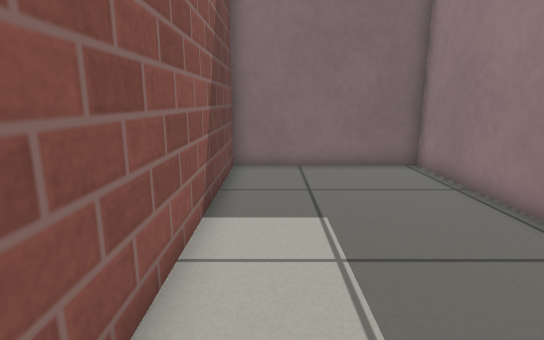
[1] (above)

18 first-person views from a walk through a world built for the Gazebo simulator. The camera is 0.59 m above the floor, tilts 12° down and sees 80° across. The floor is counted in squares, 0.25 m on a side. Each view is taken from the middle of a square. On the plan, view 1 faces up. The plan holds only what a view shows up to about 19 squares ahead; the rest is blank. Simple patterns stand in for the simulator's built-in surfaces.

[2]
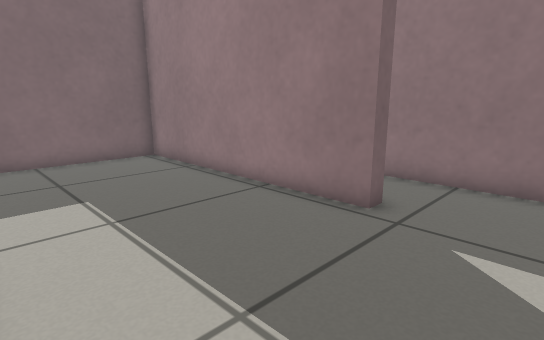

[3]
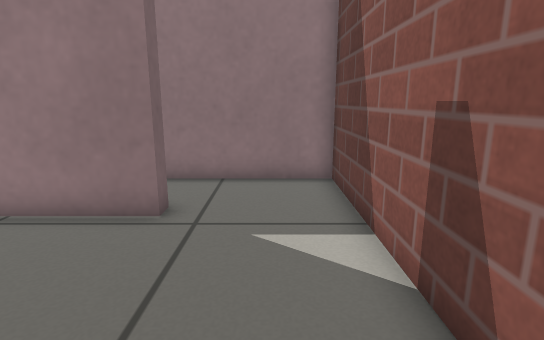

[4]
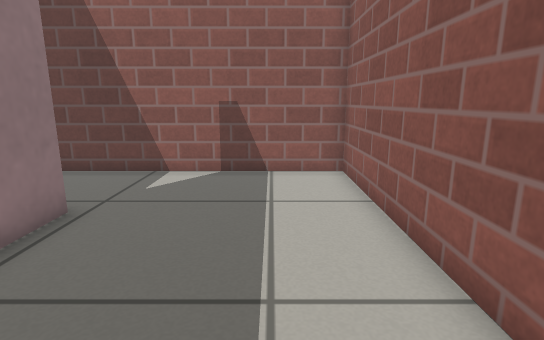

[5]
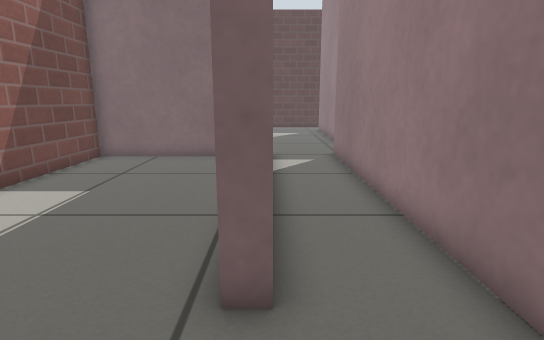

[6]
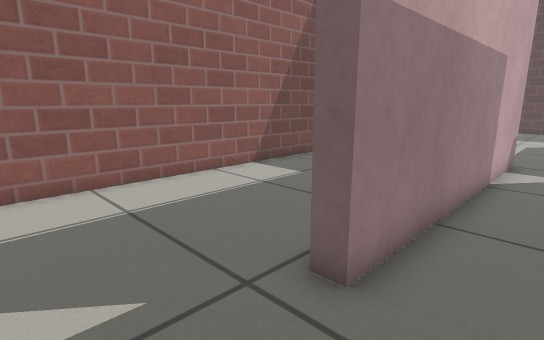

[7]
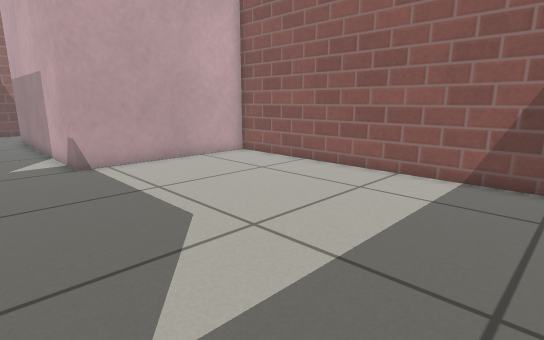

[8]
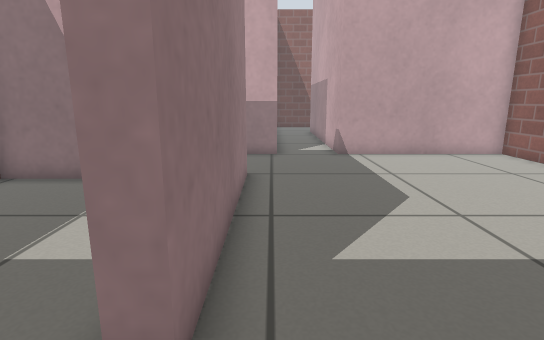

[9]
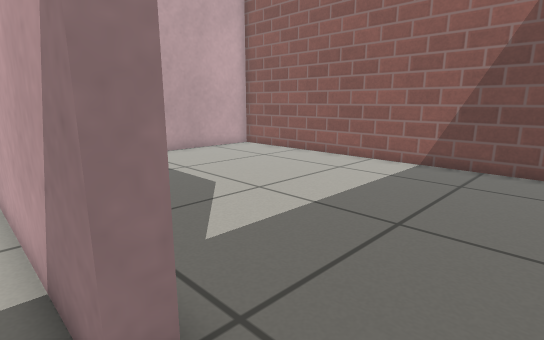

[10]
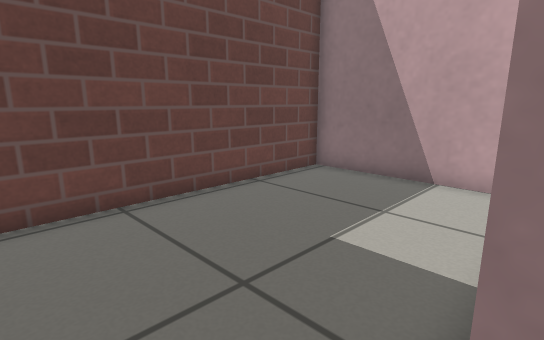

[11]
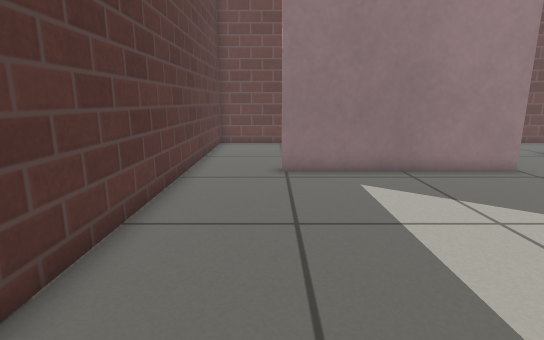

[12]
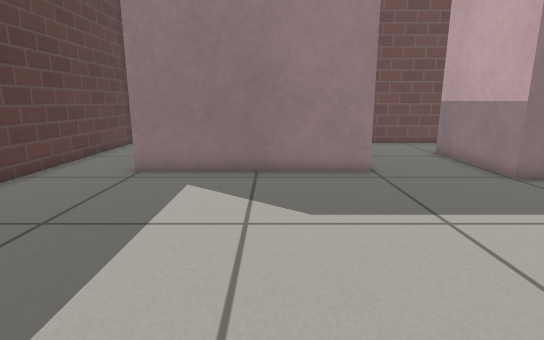

[13]
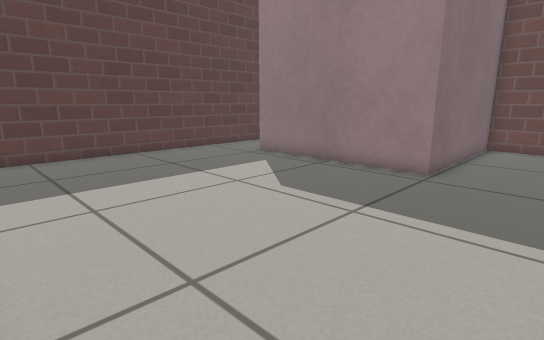

[14]
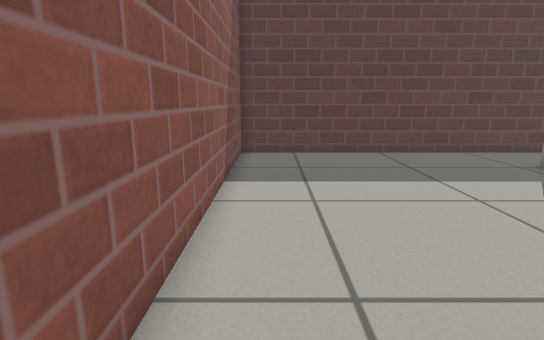

[15]
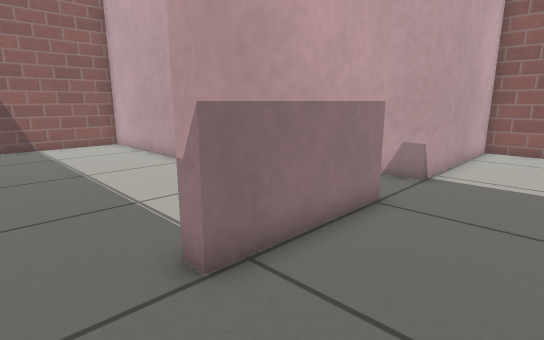

[16]
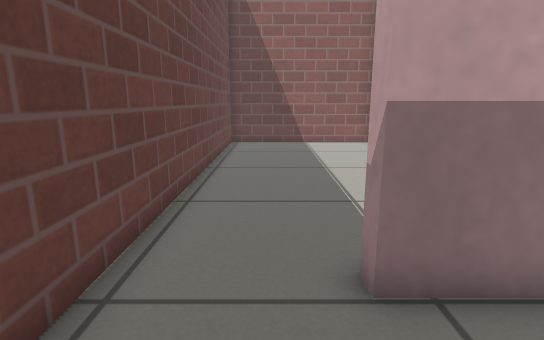

[17]
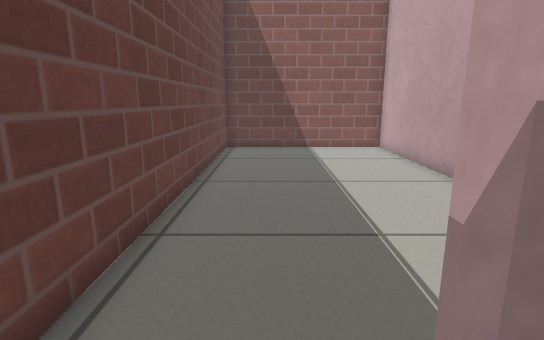

[18]
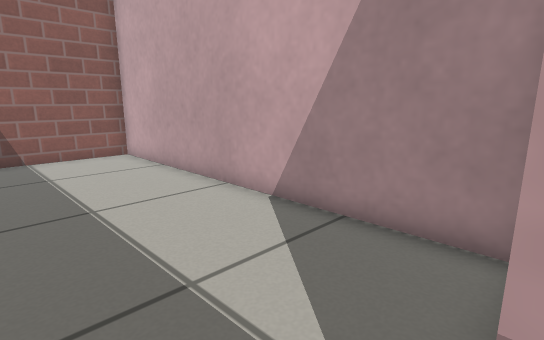

### Floor plan
Points are (right, up) in squares from view 1. A wall is a line through its corners. A room is listed if a view was taken in it or the views show most of it. See-through windows are left out.
Room 1 (views 1, 2, 3, 4, 5)
walls: (6, 1.3) (5.4, 1.3) (5.4, 11.9) (-1.4, 11.9) (-1.4, -2.9) (6.6, -2.9)
ways out: opening at (6, -0.5) to room 2
Room 2 (views 6, 7, 8, 10, 11, 12, 13, 14, 15, 16, 17, 18)
walls: (10.5, 27.9) (-1.4, 27.9) (-1.4, 12.5) (6, 12.5) (6, 1.3); (17.4, 11.5) (17.4, 16.7) (9.8, 16.7) (9.8, 24.7) (10.4, 24.7); (6.6, -2.9) (8.8, -2.9) (8.8, 12.5) (13.8, 12.5) (13.8, 11.7)
ways out: opening at (6, -0.5) to room 1; opening at (10, 26) to room 3; opening at (15, 12) to room 4
Room 3 (view 9)
walls: (10.4, 24.7) (10.4, 18.1); (11.6, 17.3) (17.4, 17.3) (17.4, 27.9) (10.5, 27.9)
ways out: opening at (10, 26) to room 2
Room 4 (no view inside)
walls: (9.4, 11.4) (9.4, -2.9) (17.4, -2.9) (17.4, 11.5)
ways out: opening at (15, 12) to room 2

Positions as (right, up) in squares from view 1, and headings:
1: (0, 0), facing up
2: (-1, -2), facing up-right
3: (-1, -1), facing right
4: (1, 8), facing down
5: (6, -2), facing up
6: (8, -2), facing up-left
7: (9, 25), facing down-left
8: (9, 27), facing down
9: (11, 27), facing down-left
10: (10, 27), facing down-right
11: (-1, 25), facing right
12: (-1, 20), facing right
13: (-1, 13), facing up-right
14: (0, 13), facing up
15: (16, 16), facing down-left
16: (15, 16), facing down
17: (15, 14), facing down
18: (15, 12), facing down-left
